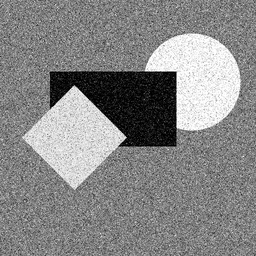
%> input picture Parciales/2022/IMG1.bmp (cropped and resized to the size of MATLAB's example picture), 256 x 256 px, given in place of cameraman.tif, which was not available; the run also reads 1 picture not shown here
$ octave Parciales.m   (GNU Octave 9; MATLAB toolbox functions it lacks are replaced by stand-ins)
%> lines starting %> are read from the running program, lines starting %| are printed output that depends on the picture; in (x1, y1, x2, y2) boxes, pixels count from 0 and x2, y2 are one past the last pixel; in counts of white or black regions, pixels touching at a corner belong together; the program's own positions count from 1; pictures that were not available may be replaced by others from this repository, and a replacement may not be noted
### Parciales/circulo_centrado.m
function img = circulo_centrado(M, N, radio)
    [X, Y] = meshgrid(1:N, 1:M);
    cx = N/2; cy = M/2;
    img = ((X-cx).^2 + (Y-cy).^2) <= radio^2;
end

### Parciales/filtro_notch.m
function H = filtro_notch(M,N,u0,v0,r)
    [U,V] = meshgrid(-N/2:N/2-1,-M/2:M/2-1);
    D1 = sqrt((U-u0).^2 + (V-v0).^2);
    D2 = sqrt((U+u0).^2 + (V+v0).^2);
    H = ones(M,N);
    H(D1<=r) = 0;
    H(D2<=r) = 0;
end

### Parciales/filtro_lineas.m
function H = filtro_lineas(M,N,angulos,delta)
    % Filtro que anula l韓eas en ciertos 醤gulos en el dominio de Fourier
    % M,N: tama駉
    % angulos: lista de 醤gulos a eliminar (en grados)
    % delta: ancho de la franja angular

    [U,V] = meshgrid(-N/2:N/2-1,-M/2:M/2-1);
    ang = atan2(V,U) * 180/pi; % 醤gulo en grados

    H = ones(M,N);
    for k = 1:length(angulos)
        mask = abs(ang - angulos(k)) <= delta | abs(ang - (angulos(k)-180)) <= delta;
        H(mask) = 0;
    end
end

### Parciales/Parciales.m
%%Transformacion Isometrica

I = imread('cameraman.tif'); % cualquier imagen
%> I is the input picture: size 256x256 uint8; min 0, max 255, mean 134.3
% imgTrans=TransformacionIsometrica(I, 45, 0.5, 0.5, 100, 100, 'forward');

%% Transformada de fourrier + Filtro PB o PA
I = im2double(I);
%> I: size 256x256 double

% Tamaño de la imagen
[M, N] = size(I);
%> M = 256; N = 256

% FFT de la imagen
F = fftshift(fft2(I));

% Crear máscara circular (filtro pasa-bajos ideal)
Filtro = circulo_centrado(N,M,25);

% Aplicar máscara al espectro
F_filt = F .* Filtro;

% Transformada inversa
I_filt = real(ifft2(ifftshift(F_filt)));
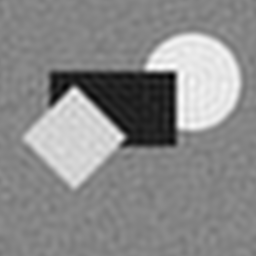
%> I_filt: size 256x256 double; min -0.0877, max 1.04, mean 0.527; drawn with min black and max white

% Mostrar resultados
figure;
subplot(2,2,1);
imshow(I, []);
title('Imagen original');

subplot(2,2,2);
imshow(log(1+abs(F)), []);
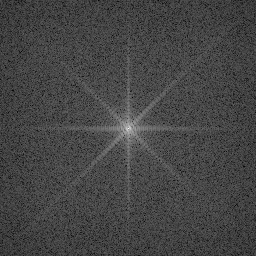
%> displayed picture: size 256x256, on the screen's scale of 0 to 255; min 0, max 255, mean 68.9
title('Espectro original');

subplot(2,2,3);
imshow(Filtro, []);
title('Máscara circular');

subplot(2,2,4);
imshow(I_filt, []);
title('Imagen filtrada (pasa-bajos)');
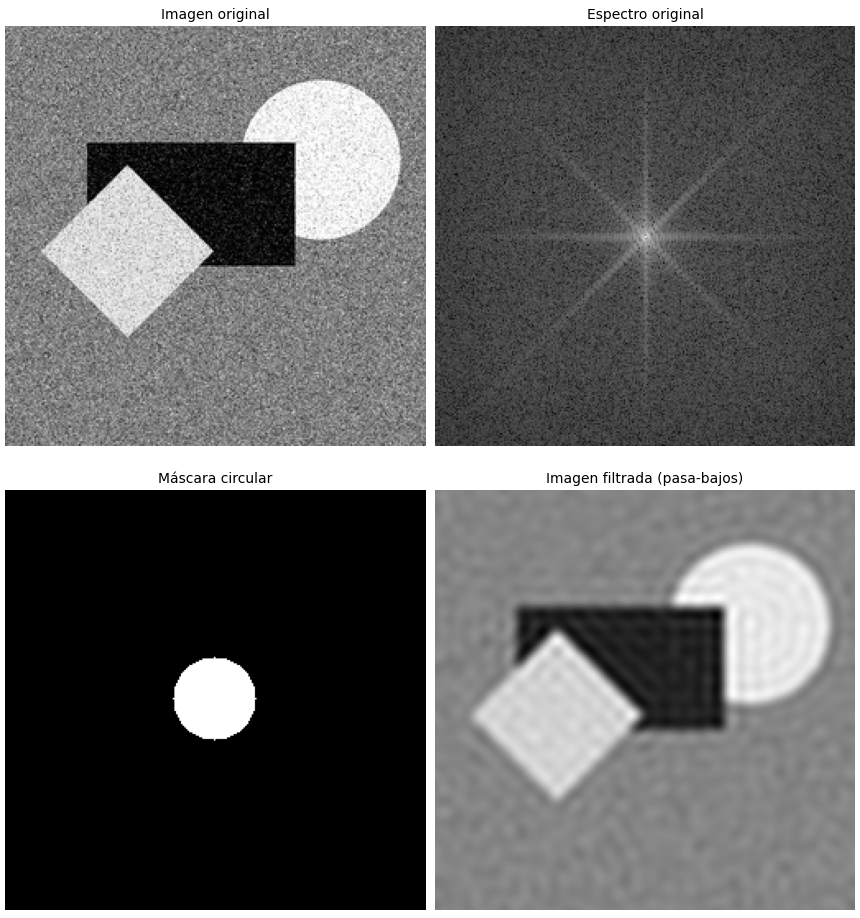
%> figure redrawn from the program's plot data, 4 panels
%% Utilizando la imagen Camera man y M,N calculados previamente (tamaño img)
%Filtro Notch sin mucho exito porque tengo que eliminar lineas en camaraman
u0 = 183;   % frecuencia en x (ajustar según el espectro)
v0 = 76;  % frecuencia en y (ajustar según el espectro)
r  = 10;  % radio del notch
filtro_NTCH = filtro_notch(M,N,u0,v0,5);
%> in filtro_notch, `H(D1<=r) = 0;`: H: size 256x256 double; every value is 1
F_filtrado = F .* filtro_NTCH;
I_filtrada = real(ifft2(ifftshift(F_filtrado)));
figure;
subplot(2,2,1), imshow(I, []), title('Imagen original');
subplot(2,2,2), imshow(log(1+abs(F)), []), title('Espectro original');
subplot(2,2,3), imshow(filtro_NTCH, []), title('Filtro notch');
subplot(2,2,4), imshow(I_filtrada, []), title('Imagen filtrada');
%% Intento filtro via lineas (bastante desente)
I = im2double(imread('cameraman.tif'));
[M,N] = size(I);
F = fftshift(fft2(I));

% Crear filtro para eliminar líneas en 0° y 90°
H = filtro_lineas(M,N,[90],4); % 5 grados de ancho
%> after the loop in filtro_lineas, `for k = 1:length(angulos)`:
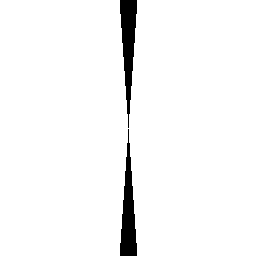
%> H: size 256x256 double; values 0 (black) and 1 (white), 96.5% white; 2 black regions, box (x1, y1, x2, y2) and area: (120, 0, 137, 128) 1154, (120, 129, 137, 256) 1137

% Aplicar
F_filtrado = F .* H;
I_filtrada = real(ifft2(ifftshift(F_filtrado)));
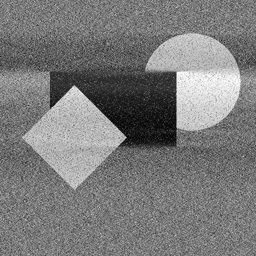
%> I_filtrada: size 256x256 double; min -0.0775, max 1.18, mean 0.527; drawn with min black and max white

% Mostrar
figure;
subplot(1,3,1), imshow(log(1+abs(F)),[]), title('Espectro original');
subplot(1,3,2), imshow(H,[]), title('Máscara angular');
subplot(1,3,3), imshow(I_filtrada,[]), title('Imagen filtrada');
%% Operaciones morfologicas
%% Script: Morphological_Operations.m
% Ejemplo de operaciones morfologicas sobre la imagen circles.png

clc; clear; close all;
% 1. Cargar la imagen
%> (the run ends here)
